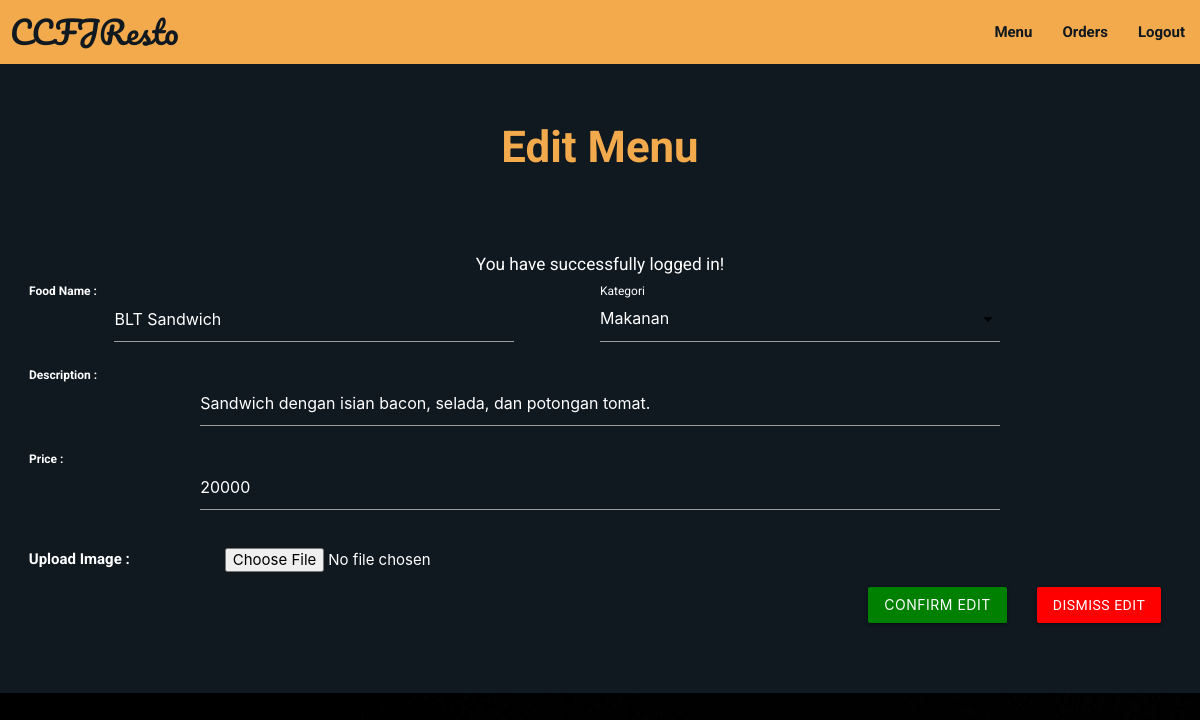
/admin/food-edit.php?id=59 (signed in), run on the app's committed database.
### tables this page shows
CREATE TABLE `food` (
  `id` int(11) NOT NULL,
  `filename` varchar(255) NOT NULL,
  `status` enum('1','0') NOT NULL DEFAULT '1',
  `fname` varchar(50) NOT NULL,
  `category` varchar(255) NOT NULL,
  `description` varchar(250) NOT NULL,
  `price` int(11) NOT NULL
);

### admin/food-edit.php (the view, shortened to what this page needs)
<?php require('layout/header.php'); ?>
<?php require('layout/topnav.php'); ?>
<?php
require('../backends/connection-pdo.php');
$id = $_REQUEST['id'];
$sql = 'SELECT * FROM food WHERE id = ?';
$query  = $pdoconn->prepare($sql);
$query->execute([$id]);
$arr_all = $query->fetchAll(PDO::FETCH_ASSOC);
foreach ($arr_all as $key) {
    $id = $key['id'];
    $fname = $key['fname'];
    $desc = $key['description'];
    $price = $key['price'];
}
?>
<div class="section white-text" style="background: #101820FF;">
    <div class="section">
        <h3 class="center-align" style="color: #F2AA4CFF;"><b>Edit Menu</b></h3>
    </div>
    <div class="section center" style="padding: 40px;">
        <form action="../backends/admin/food-edit.php?id=<?php echo $id; ?>" method="post" enctype="multipart/form-data">
            <?php
            if (isset($_SESSION['msg'])) {
                echo '<div class="row" style="background: none; color: white;">
                <div class="col s12">
                    <h6>' . $_SESSION['msg'] . '</h6>
                    </div>
                </div>';
            }
            ?>
            <div class="row">
                <div class="col s6">
                    <div class="input-field">
                        <input id="name" name="name" type="text" class="validate" style="color: white; width: 70%" value="<?php echo $fname; ?>">
                        <label for="name" style="color: white;"><b>Food Name :</b></label>
                    </div>
                </div>
                <div class="col s6">
                    <div class="input-field" style="color: white !important; width: 70%">
                        <label style="color: white;">Kategori</label>
                    </div>
                </div>
            </div>
            <div class="row">
                <div class="col s12">
                    <div class="input-field">
                        <input id="desc" name="desc" type="text" class="validate" value="<?php echo $desc; ?>" style="color: white; width: 70%">
                        <label for="desc" style="color: white;"><b>Description :</b></label>
                    </div>
                </div>
            </div>
            <div class="row">
                <div class="col s12">
                    <div class="input-field">
                        <input id="price" name="price" type="number" class="validate" value="<?php echo $price; ?>" style="color: white; width: 70%">
                        <label for="price" style="color: white;"><b>Price :</b></label>
                    </div>
                </div>
            </div>
            <div class="row">
                <div class="col s12">
                    <div class="input-field">
                        <b style="float: left;">Upload Image :</b>
                        <input accept=".png, .jpg, .jpeg" id="image" name="file" type="file" class="image" style="color: white; width: 28%; float:left; margin-left: 95px;">
                    </div>
                </div>
            </div>
            <div class="row">
                <div class="col s12">
                    <div class="section right" style="padding: 15px 10px;">
                        <a href="food-list.php" class="waves-effect waves-light btn btndismiss">Dismiss Edit</a>
                    </div>
                    <div class="section right" style="padding: 15px 20px;">
                        <button type="submit" name="submit" class="waves-effect waves-light btn btnedit">Confirm Edit</button>
                    </div>
                </div>
            </div>
        </form>
    </div>
</div>
<?php require('layout/footer.php'); ?>

### css/form-style.css (style rules this page uses)
body { background-image: url("images/admin1.jpg"); font-family: "Roboto", sans-serif; -webkit-font-smoothing: antialiased; -moz-osx-font-smoothing: grayscale; }
.btn { background-color: chocolate !important; width: 100%; }
.btnedit { background-color: green !important; width: 100%; }
.btndismiss { background-color: red !important; width: 100%; }
.row { margin-bottom: 0 !important; }
.col { padding: 0 !important; }

### admin/food-edit.php (style rules this page uses)
input[type=text] { color: white; }

### data on the page
food: name "BLT Sandwich", desc "Sandwich dengan isian bacon, selada, dan potongan tomat.", price "20000"

### other printed values
$_SESSION['msg'] "You have successfully logged in!"
